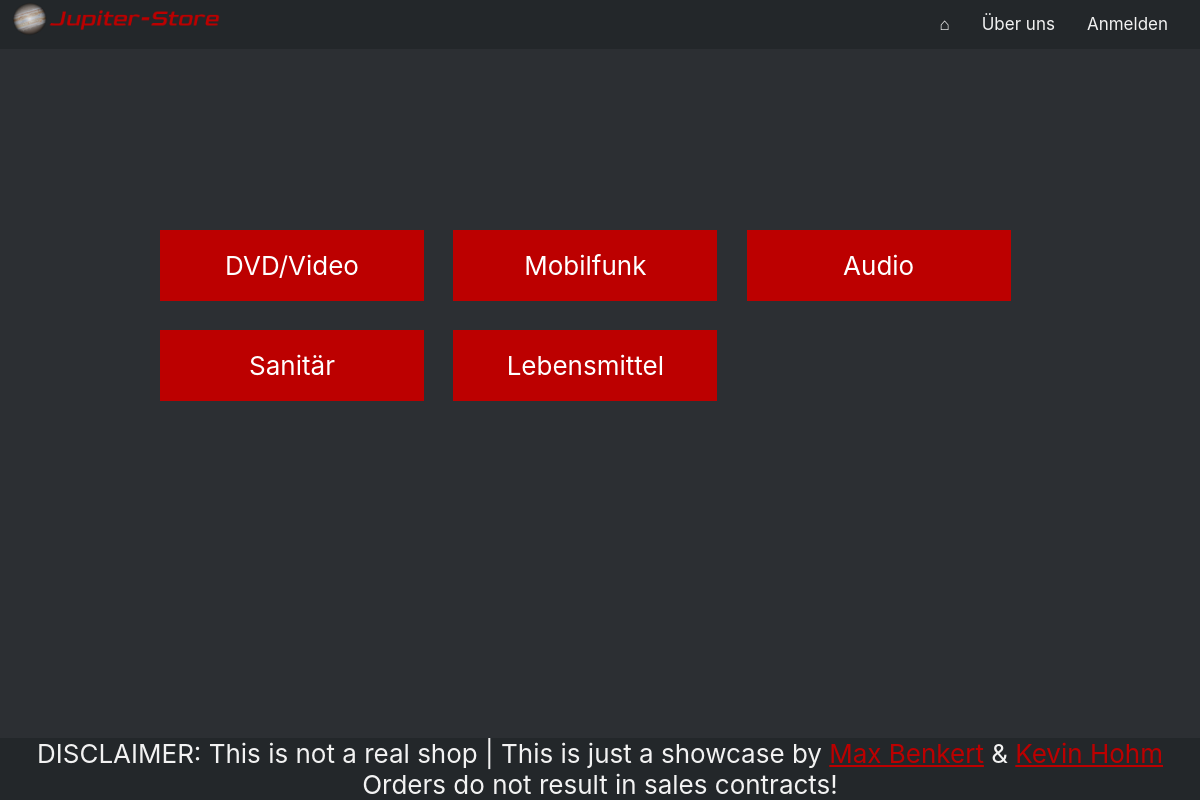
Before: / with the older database file.
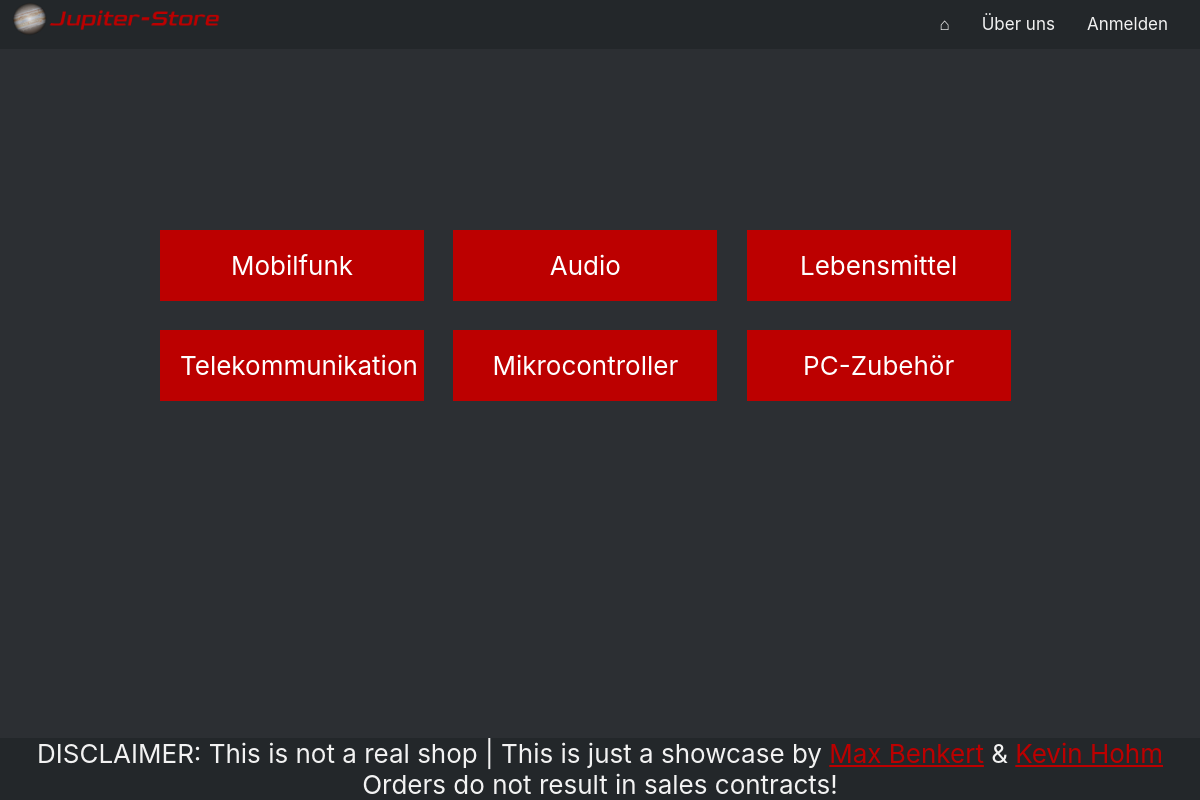
After: the same page with the newer database file.
### tables this page shows
CREATE TABLE IF NOT EXISTS `article_category` (
  `id` int(11) NOT NULL AUTO_INCREMENT,
  `name` varchar(255) NOT NULL DEFAULT '',
  PRIMARY KEY (`id`)
);

### src/php_include/db_article.php (called while the page is built, shortened)
<?php
function db_get_categories()
{
    $mysqli = db_connect();
    $sql    = "SELECT * FROM article_category";
    $res    = $mysqli->query($sql);
    if ($res->num_rows > 0) {
        $categorys = array();
        $i         = 0;
        while ($row = $res->fetch_assoc()) {
            $categorys[$i]       = new Category();
            $categorys[$i]->id   = $row["id"];
            $categorys[$i]->name = $row["name"];
            $i++;
        }
        return $categorys;
    } else {
        return false;
    }
}
?>

### src/index.php (the view, shortened to what this page needs)
<?php
require_once("php_include/db_article.php");
$categories = db_get_categories();
foreach ($categories as $category) {
    echo "<a class='stealth__a' href='category.php?id=" . $category->id . "&category=" . $category->name . "'>
        <div class='box'><center>" . $category->name . "</center></div></a>";
}

Changed rows visible on the page:
removed article_category: name "DVD/Video"
removed article_category: name "Sanitär"
added article_category: name "Telekommunikation"
added article_category: name "Mikrocontroller"
added article_category: name "PC-Zubehör"
